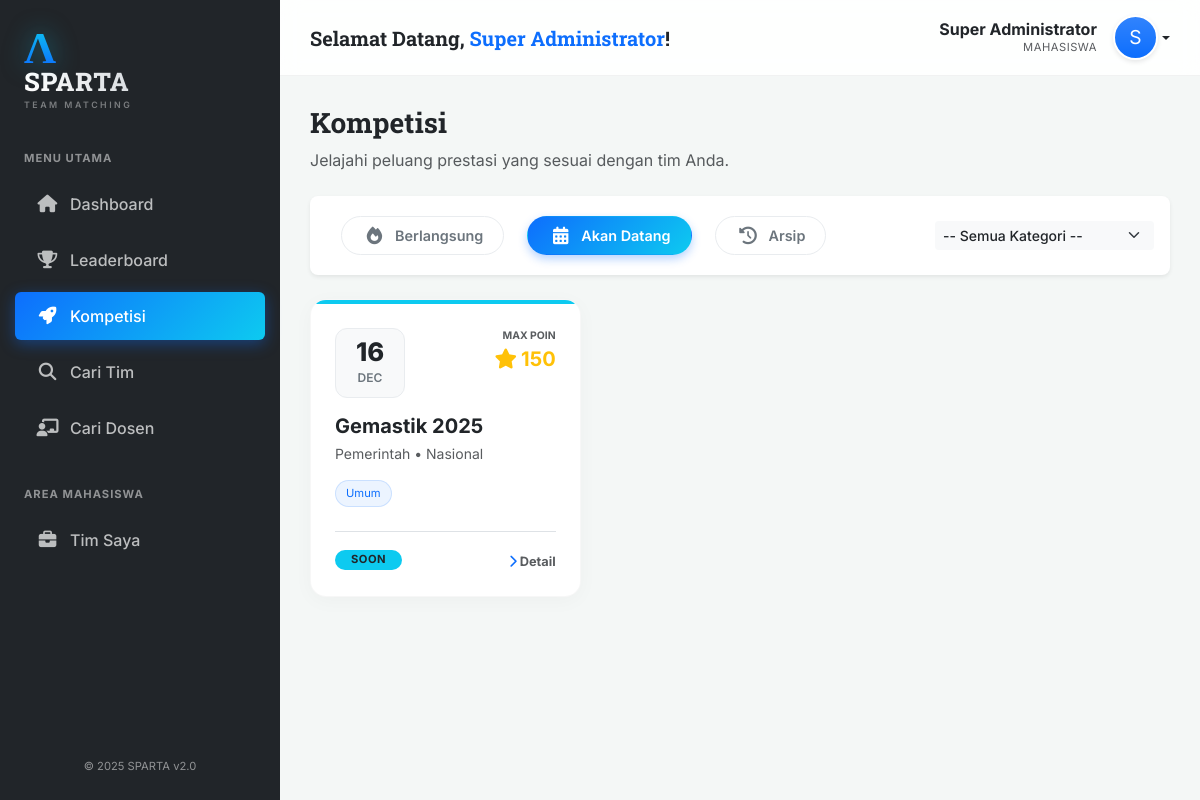
The app's page /?page=lomba&tab=upcoming (signed in), older data.
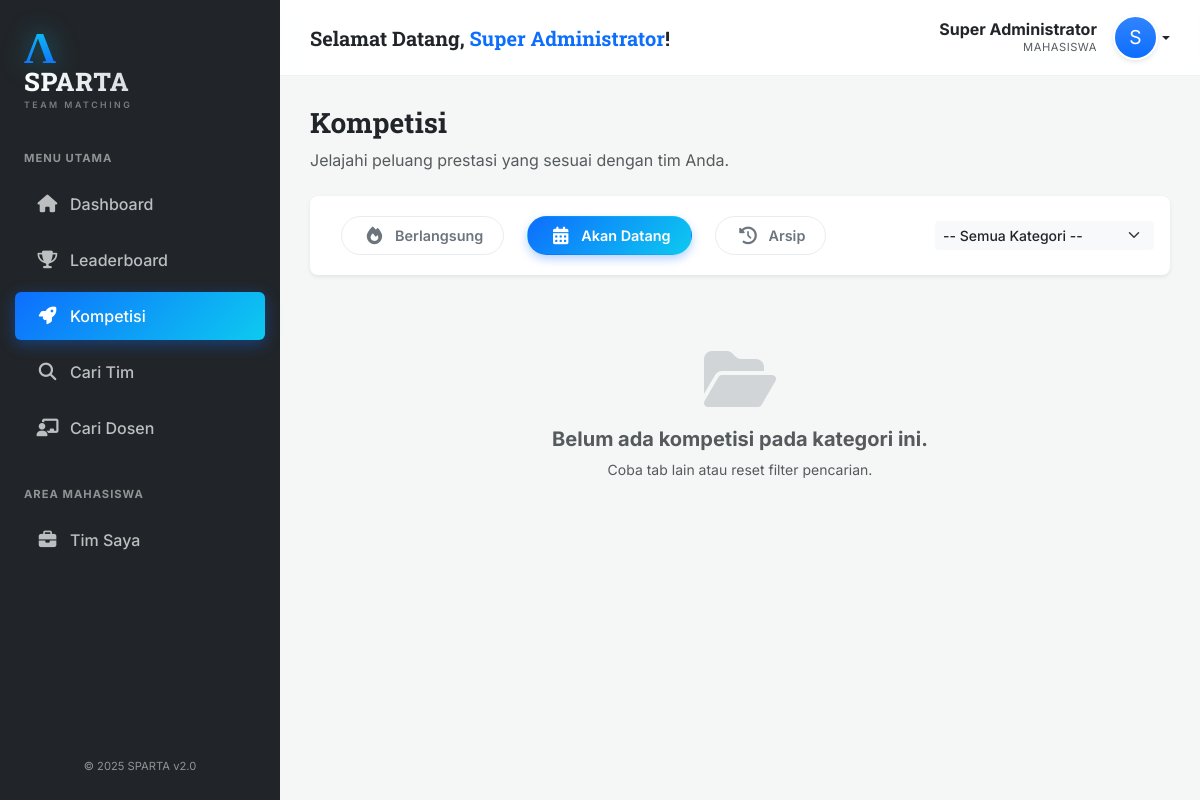
The same page, newer data.
### tables this page shows
CREATE TABLE Lomba (
    ID_Lomba INT AUTO_INCREMENT PRIMARY KEY,
    Nama_Lomba VARCHAR(200) NOT NULL,
    Deskripsi TEXT,
    Lokasi VARCHAR(100),
    Link_Web VARCHAR(255),
    Tanggal_Mulai DATE,
    Tanggal_Selesai DATE,
    ID_Kategori INT,
    ID_Jenis_Penyelenggara INT,
    ID_Tingkatan INT,
    FOREIGN KEY (ID_Kategori) REFERENCES Kategori_Lomba(ID_Kategori),
    FOREIGN KEY (ID_Jenis_Penyelenggara) REFERENCES Jenis_Penyelenggara(ID_Jenis),
    FOREIGN KEY (ID_Tingkatan) REFERENCES Tingkatan_Lomba(ID_Tingkatan)
);

CREATE TABLE Tingkatan_Lomba (
    ID_Tingkatan INT AUTO_INCREMENT PRIMARY KEY,
    Nama_Tingkatan VARCHAR(50) NOT NULL,
    Poin_Dasar INT NOT NULL
);

CREATE TABLE Jenis_Penyelenggara (
    ID_Jenis INT AUTO_INCREMENT PRIMARY KEY,
    Nama_Jenis VARCHAR(100) NOT NULL,
    Bobot_Poin FLOAT DEFAULT 1.0
);

### src/pages/lomba.php (the view, shortened to what this page needs)
<?php
$allowedTabs = ['active', 'upcoming', 'archive'];
$rawTab = $_GET['tab'] ?? 'active';
$tab = in_array($rawTab, $allowedTabs) ? $rawTab : 'active';
$today = date('Y-m-d');
$sql = "SELECT l.*,
               GROUP_CONCAT(k.Nama_Kategori SEPARATOR '||') as Kategori_List,
               p.Nama_Jenis, p.Bobot_Poin, t.Nama_Tingkatan, t.Poin_Dasar
        FROM Lomba l
        LEFT JOIN Lomba_Kategori lk ON l.ID_Lomba = lk.ID_Lomba
        LEFT JOIN Kategori_Lomba k ON lk.ID_Kategori = k.ID_Kategori
        LEFT JOIN Jenis_Penyelenggara p ON l.ID_Jenis_Penyelenggara = p.ID_Jenis
        LEFT JOIN Tingkatan_Lomba t ON l.ID_Tingkatan = t.ID_Tingkatan
        WHERE 1=1";
$params = [];
if ($tab === 'active') {
    $sql .= " AND ? BETWEEN l.Tanggal_Mulai AND l.Tanggal_Selesai";
    $params[] = $today;
} elseif ($tab === 'upcoming') {
    $sql .= " AND l.Tanggal_Mulai > ?";
    $params[] = $today;
}
$sql .= " GROUP BY l.ID_Lomba ORDER BY l.Tanggal_Mulai " . ($tab === 'archive' ? 'DESC' : 'ASC');
$stmt = $pdo->prepare($sql);
$stmt->execute($params);
$lombas = $stmt->fetchAll();
?>
<div class="d-flex justify-content-between align-items-center mb-4">
    <div>
        <h3 class="fw-bold text-dark" style="font-family: 'Roboto Slab', serif;">Kompetisi</h3>
        <p class="text-muted mb-0">Jelajahi peluang prestasi yang sesuai dengan tim Anda.</p>
    </div>
</div>
<div class="card shadow-sm border-0 rounded-3 mb-4 bg-white">
    <div class="card-body p-3">
        <div class="d-flex flex-column flex-md-row justify-content-between align-items-md-center gap-3">
            <ul class="nav nav-pills nav-pills-custom">
                <li class="nav-item"><a class="nav-link <?= $tab==='active'?'active':'' ?>" href="?page=lomba&tab=active"><i class="fas fa-fire me-2"></i>Berlangsung</a></li>
                <li class="nav-item"><a class="nav-link <?= $tab==='upcoming'?'active':'' ?>" href="?page=lomba&tab=upcoming"><i class="fas fa-calendar-alt me-2"></i>Akan Datang</a></li>
                <li class="nav-item"><a class="nav-link <?= $tab==='archive'?'active':'' ?>" href="?page=lomba&tab=archive"><i class="fas fa-history me-2"></i>Arsip</a></li>
            </ul>
            <form method="GET" class="d-flex gap-2">
                <select name="cat" class="form-select form-select-sm bg-light border-0" style="min-width: 160px; font-weight: 500;" onchange="this.form.submit()">
                    <option value="">-- Semua Kategori --</option>
                </select>
            </form>
        </div>
    </div>
</div>
<div class="row g-4">
    <?php if(empty($lombas)): ?>
        <div class="col-12 py-5 text-center">
            <div class="opacity-25 mb-3"><i class="fas fa-folder-open fa-4x text-secondary"></i></div>
            <h5 class="text-muted fw-bold">Belum ada kompetisi pada kategori ini.</h5>
            <p class="text-muted small">Coba tab lain atau reset filter pencarian.</p>
        </div>
    <?php endif; ?>
    <?php foreach($lombas as $l): ?>
    <?php
        $maxPoints = ($l['Poin_Dasar'] ?? 0) * ($l['Bobot_Poin'] ?? 0);
        $lineClass = ($tab==='active') ? 'line-active' : (($tab==='upcoming') ? 'line-upcoming' : 'line-archive');
        $statusText = ($tab==='active') ? 'LIVE' : (($tab==='upcoming') ? 'SOON' : 'DONE');
        $statusBadgeColor = ($tab==='active') ? 'bg-danger' : (($tab==='upcoming') ? 'bg-info text-dark' : 'bg-secondary');
        $kats = !empty($l['Kategori_List']) ? explode('||', $l['Kategori_List']) : ['Umum'];
        $katsDisplay = array_slice($kats, 0, 3);
    ?>
    <div class="col-md-6 col-lg-4">
        <div class="lomba-card-wrapper">
            <div class="status-line <?= $lineClass ?>"></div>
            <div class="card-body p-4 d-flex flex-column">
                <div class="d-flex align-items-start justify-content-between mb-3">
                    <div class="date-badge">
                        <span class="date-day"><?= date('d', strtotime($l['Tanggal_Mulai'])) ?></span>
                        <span class="date-month"><?= date('M', strtotime($l['Tanggal_Mulai'])) ?></span>
                    </div>
                    <div class="text-end">
                        <small class="text-muted d-block text-uppercase" style="font-size: 0.65rem; font-weight: 700;">Max Poin</small>
                        <span class="text-warning fw-bold fs-5"><i class="fas fa-star me-1"></i><?= number_format($maxPoints) ?></span>
                    </div>
                </div>
                <h5 class="fw-bold text-dark mb-1 lh-sm">
                    <a href="?page=lomba_detail&id=<?= $l['ID_Lomba'] ?>" class="text-decoration-none text-dark">
                        <?= htmlspecialchars($l['Nama_Lomba']) ?>
                    </a>
                </h5>
                <div class="text-muted small mb-3">
                    <?= $l['Nama_Jenis'] ?? '-' ?> &bull; <?= $l['Nama_Tingkatan'] ?? '-' ?>
                </div>
                <div class="mt-auto mb-4">
                    <div class="d-flex flex-wrap gap-1">
                        <?php foreach($katsDisplay as $k): ?>
                            <span class="category-badge"><?= htmlspecialchars($k) ?></span>
                        <?php endforeach; ?>
                    </div>
                </div>
                <div class="d-flex align-items-center justify-content-between pt-3 border-top">
                    <span class="badge <?= $statusBadgeColor ?> rounded-pill px-3 py-1" style="font-size: 0.7rem; letter-spacing: 0.5px;"><?= $statusText ?></span>
                    <a href="?page=lomba_detail&id=<?= $l['ID_Lomba'] ?>" class="text-decoration-none">
                        <small class="text-muted fw-bold" style="font-size: 0.8rem;">
                            <i class="fas fa-chevron-right text-primary"></i> Detail
                        </small>
                    </a>
                </div>
            </div>
        </div>
    </div>
    <?php endforeach; ?>
</div>

### src/index.php (shortened to what this page needs)
<?php
require_once 'config.php';
$page = isset($_GET['page']) ? $_GET['page'] : 'dashboard';
$namaUser = $_SESSION['nama'] ?? 'User';
$roleUser = $_SESSION['role'] ?? 'mahasiswa';
$userId   = $_SESSION['user_id'];
$userFoto = null;
try {
    if ($roleUser === 'mahasiswa') {
        $stmt = $pdo->prepare("SELECT Foto_Profil, NIM FROM Mahasiswa WHERE ID_Mahasiswa = ?");
        $stmt->execute([$userId]);
        $data = $stmt->fetch();
        if ($data) $userFoto = getFotoMhs($data['NIM'], $data['Foto_Profil']);
    } elseif ($roleUser === 'dosen') {
        $stmt = $pdo->prepare("SELECT Foto_Profil, NIDN FROM Dosen_Pembimbing WHERE ID_Dosen = ?");
        $stmt->execute([$userId]);
        $data = $stmt->fetch();
        if ($data) $userFoto = getFotoMhs('DSN_'.$data['NIDN'], $data['Foto_Profil']);
    } elseif ($roleUser === 'admin') {
        $stmt = $pdo->prepare("SELECT Foto_Profil FROM Admin WHERE ID_Admin = ?");
        $stmt->execute([$userId]);
        $userFoto = $stmt->fetchColumn();
    }
} catch (Exception $e) {}
?>
<!DOCTYPE html>
<html lang="id">
<head>
    <link href="https://cdn.jsdelivr.net/npm/bootstrap@5.3.0/dist/css/bootstrap.min.css" rel="stylesheet">
    <link rel="stylesheet" href="https://cdnjs.cloudflare.com/ajax/libs/font-awesome/6.4.0/css/all.min.css">
</head>
<body>
    <div class="sidebar d-flex flex-column flex-shrink-0 py-3">
        <a href="/" class="sidebar-brand mb-4 px-4 mt-2">
            <div class="brand-wrapper">
                <div class="brand-icon">&Lambda;</div>
                <div class="brand-info">
                    <span class="brand-name">SPARTA</span>
                    <span class="brand-tagline">Team Matching</span>
                </div>
            </div>
        </a>
        <div class="px-4 mb-2 mt-2"><small class="text-white-50 text-uppercase fw-bold" style="font-size: 0.7rem; letter-spacing: 1px;">Menu Utama</small></div>
        <ul class="nav nav-pills flex-column mb-auto">
            <li class="nav-item"><a href="?page=dashboard" class="nav-link <?= $page == 'dashboard' ? 'active' : '' ?>"><i class="fas fa-home"></i> Dashboard</a></li>
            <li class="nav-item"><a href="?page=ranking" class="nav-link <?= $page == 'ranking' ? 'active' : '' ?>"><i class="fas fa-trophy"></i> Leaderboard</a></li>
            <li class="nav-item"><a href="?page=lomba" class="nav-link <?= $page == 'lomba' ? 'active' : '' ?>"><i class="fas fa-rocket"></i> Kompetisi</a></li>
            <li class="nav-item"><a href="?page=tim" class="nav-link <?= $page == 'tim' ? 'active' : '' ?>"><i class="fas fa-search"></i> Cari Tim</a></li>
            <li class="nav-item"><a href="?page=cari_dosen" class="nav-link <?= $page == 'cari_dosen' ? 'active' : '' ?>"><i class="fas fa-chalkboard-teacher"></i> Cari Dosen</a></li>
            <?php if($roleUser === 'mahasiswa'): ?>
                <div class="px-4 mb-2 mt-4"><small class="text-white-50 text-uppercase fw-bold" style="font-size: 0.7rem; letter-spacing: 1px;">Area Mahasiswa</small></div>
                <li class="nav-item"><a href="?page=manajemen_tim" class="nav-link <?= $page == 'manajemen_tim' ? 'active' : '' ?>"><i class="fas fa-briefcase"></i> Tim Saya</a></li>
            <?php endif; ?>
        </ul>
        <div class="mt-auto px-4 pb-2 text-center">
            <small class="text-white-50" style="font-size: 0.7rem;">&copy; 2025 SPARTA v2.0</small>
        </div>
    </div>
    <div class="main-wrapper">
        <nav class="top-navbar d-flex justify-content-between align-items-center">
            <div class="d-flex align-items-center">
                <h5 class="mb-0 fw-bold text-dark d-none d-md-block" style="font-family: 'Roboto Slab';">
                    Selamat Datang, <span class="text-primary"><?= htmlspecialchars($namaUser) ?></span>!
                </h5>
            </div>
            <div class="dropdown">
                <a href="#" class="d-flex align-items-center text-decoration-none dropdown-toggle text-dark" id="dropdownUser1" data-bs-toggle="dropdown" aria-expanded="false">
                    <div class="me-3 text-end lh-1 d-none d-md-block">
                        <div class="fw-bold text-dark"><?= htmlspecialchars($namaUser) ?></div>
                        <small class="text-muted text-uppercase" style="font-size: 0.7rem; letter-spacing: 0.5px;">
                            <?php
                            if ($roleUser === 'admin') echo "Administrator";
                            elseif ($roleUser === 'dosen') echo "Dosen Pembimbing";
                            else echo "Mahasiswa";
                            ?>
                        </small>
                    </div>
                    <?php if(!empty($userFoto) && file_exists($userFoto)): ?>
                        <img src="<?= $userFoto ?>?t=<?= time() ?>" class="rounded-circle user-avatar-nav">
                    <?php else: ?>
                        <div class="rounded-circle bg-gradient bg-primary text-white d-flex align-items-center justify-content-center user-avatar-nav" style="font-size: 1.2rem;">
                            <?= strtoupper(substr($namaUser, 0, 1)) ?>
                        </div>
                    <?php endif; ?>
                </a>
            </div>
        </nav>
        <div class="content">
            <?php
            if (file_exists("pages/admin/$page.php")) {
                if ($roleUser !== 'admin') {
                    if (file_exists('error.php')) { header("Location: error.php?code=403"); }
                    else { echo "<div class='alert alert-danger'>Akses Ditolak!</div>"; }
                    exit;
                }
                include "pages/admin/$page.php";
            }
            elseif (file_exists("pages/$page.php")) {
                include "pages/$page.php";
            }
            else {
                if (file_exists('error.php')) { include('error.php'); }
                else { echo "<div class='alert alert-danger text-center mt-5'><h4>404</h4><p>Halaman tidak ditemukan!</p></div>"; }
            }
            ?>
        </div>
    </div>
</body>
</html>

### src/index.php (style rules this page uses)
:root { --primary-gradient: linear-gradient(135deg, #0d6efd, #0dcaf0); --sidebar-bg: #212529; --sidebar-width: 280px; }
body { font-family: 'Inter', sans-serif; background-color: #f4f7f6; }
.sidebar { width: var(--sidebar-width); background-color: var(--sidebar-bg); min-height: 100vh; color: #fff; position: fixed; top: 0; left: 0; z-index: 1000; transition: all 0.3s; }
.sidebar-brand { display: block; text-decoration: none !important; }
.brand-icon { font-family: 'Roboto Slab', serif; font-size: 2.8rem; font-weight: 900; line-height: 1; background: linear-gradient(180deg, #0dcaf0 0%, #0d6efd 100%); -webkit-background-clip: text; -webkit-text-fill-color: transparent; filter: drop-shadow(0 0 12px rgba(13, 202, 240, 0.5)); margin-right: 12px; }
.brand-info { display: flex; flex-direction: column; justify-content: center; }
.brand-name { font-family: 'Roboto Slab', serif; font-size: 1.6rem; font-weight: 800; line-height: 1; letter-spacing: 1px; background: linear-gradient(90deg, #ffffff 0%, #adb5bd 100%); -webkit-background-clip: text; -webkit-text-fill-color: transparent; }
.brand-tagline { font-family: 'Inter', sans-serif; font-size: 0.55rem; font-weight: 600; text-transform: uppercase; letter-spacing: 2.5px; color: rgba(255, 255, 255, 0.4); margin-top: 4px; }
.nav-link { color: rgba(255,255,255,0.7); padding: 12px 20px; margin: 4px 15px; border-radius: 50px; font-weight: 500; transition: all 0.3s ease; display: flex; align-items: center; }
.nav-link.active { background: var(--primary-gradient); color: #fff; box-shadow: 0 4px 15px rgba(13, 110, 253, 0.4); }
.nav-link i { width: 25px; text-align: center; margin-right: 10px; font-size: 1.1rem; }
.main-wrapper { margin-left: var(--sidebar-width); width: calc(100% - var(--sidebar-width)); min-height: 100vh; display: flex; flex-direction: column; }
.top-navbar { background-color: rgba(255, 255, 255, 0.9); backdrop-filter: blur(10px); border-bottom: 1px solid rgba(0,0,0,0.05); padding: 15px 30px; position: sticky; top: 0; z-index: 900; }
.content { padding: 30px; flex-grow: 1; animation: fadeIn 0.5s ease-out; }
.user-avatar-nav { width: 45px; height: 45px; object-fit: cover; border: 2px solid #fff; box-shadow: 0 2px 5px rgba(0,0,0,0.1); }

### src/pages/lomba.php (style rules this page uses)
.nav-pills-custom .nav-link { color: #6c757d; background: #fff; border: 1px solid #e9ecef; margin-right: 8px; border-radius: 50px; padding: 8px 20px; font-weight: 600; font-size: 0.9rem; transition: all 0.2s; }
.nav-pills-custom .nav-link.active { background: linear-gradient(135deg, #0d6efd, #0dcaf0); color: #fff; border-color: transparent; box-shadow: 0 4px 10px rgba(13, 110, 253, 0.3); }
.lomba-card-wrapper { background: #fff; border-radius: 16px; box-shadow: 0 4px 20px rgba(0,0,0,0.03); transition: all 0.3s ease; border: 1px solid rgba(0,0,0,0.03); overflow: hidden; height: 100%; display: flex; flex-direction: column; }
.status-line { height: 4px; width: 100%; }
.line-upcoming { background: #0dcaf0; }
.date-badge { background: #f8f9fa; border-radius: 12px; padding: 10px 15px; text-align: center; border: 1px solid #e9ecef; min-width: 70px; }
.date-day { font-size: 1.6rem; font-weight: 800; line-height: 1; color: #212529; }
.date-month { font-size: 0.75rem; text-transform: uppercase; font-weight: 600; color: #6c757d; display: block; margin-top: 2px; }
.category-badge { font-size: 0.7rem; background-color: rgba(13, 110, 253, 0.08); color: #0d6efd; padding: 4px 10px; border-radius: 50px; border: 1px solid rgba(13, 110, 253, 0.15); }

Row changes from the older to the newer data that the page shows:
removed lomba: Tanggal_Mulai "16", Tanggal_Mulai "DEC", ID_Tingkatan.Bobot_Poin "150", Nama_Lomba "Gemastik 2025", ID_Jenis_Penyelenggara.Nama_Jenis "Pemerintah", ID_Tingkatan.Nama_Tingkatan "Nasional", k "Umum", statusText "SOON"
Text that changed along with them:
text now shown: "Belum ada kompetisi pada kategori ini. Coba tab lain atau reset filter pencarian."
